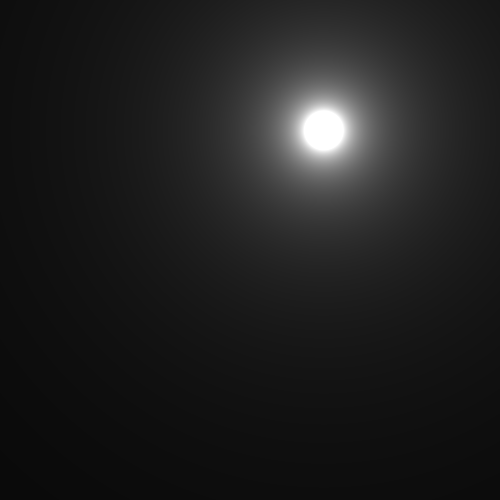
Frame 1 (no input)
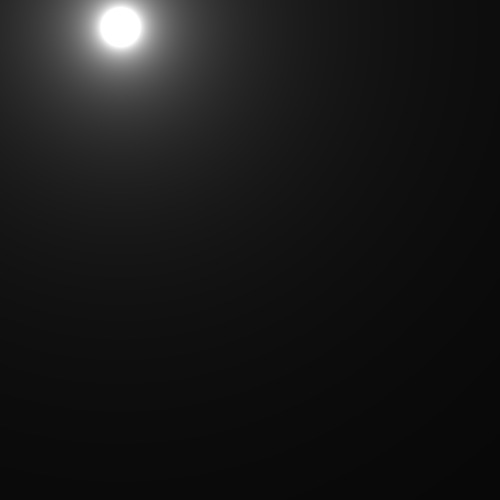
Frame 60 (the mouse pressed at the canvas centre just before this capture)
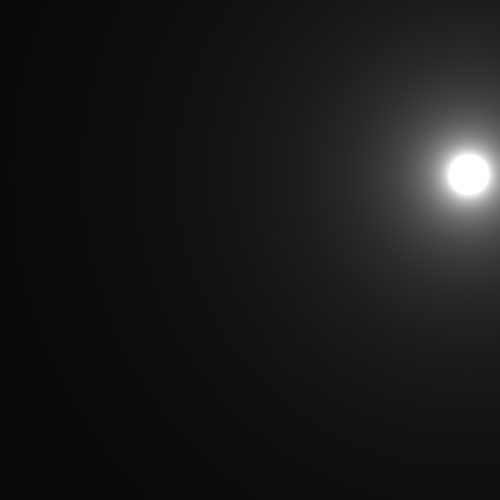
Frame 120 (the mouse held since frame 60 and released just before this capture)

The Processing sketch that drew these frames (run headless with seeded random() and noise(); from frame 60 on, the mouse is pressed at the canvas centre):

// Processing sketch: isoshapes
// ── isoshapes.pde
int size=4;
Ball[] b=new Ball[size];
void setup(){
size(500,500);
background(255);
for(int i=0;i<b.length;i++){
  b[i]=new Ball();
}

}


void draw(){

for(int y=0;y<height;y++){
  for(int x=0;x<width;x++){
  fill(5000/dist(x,y,b[0].x,b[0].y));
  noStroke();
  rect(x,y,1,1);
  }
  }
for(int i=0;i<b.length;i++){
   b[i].update();
  }


}
class Ball{
float x=random(0,width);
float y=random(0,height);
float vx=random(10,30);
float vy=random(10,30);

void update(){
if(y<=0 || y>=height){
vy=-vy;
}
if(x<=0 || x>=width){
vx=-vx;
}
x=x+vx;
y=y+vy;
}

void show(){
fill(0);
noStroke();
ellipse(x,y,10,10); 
}

}
